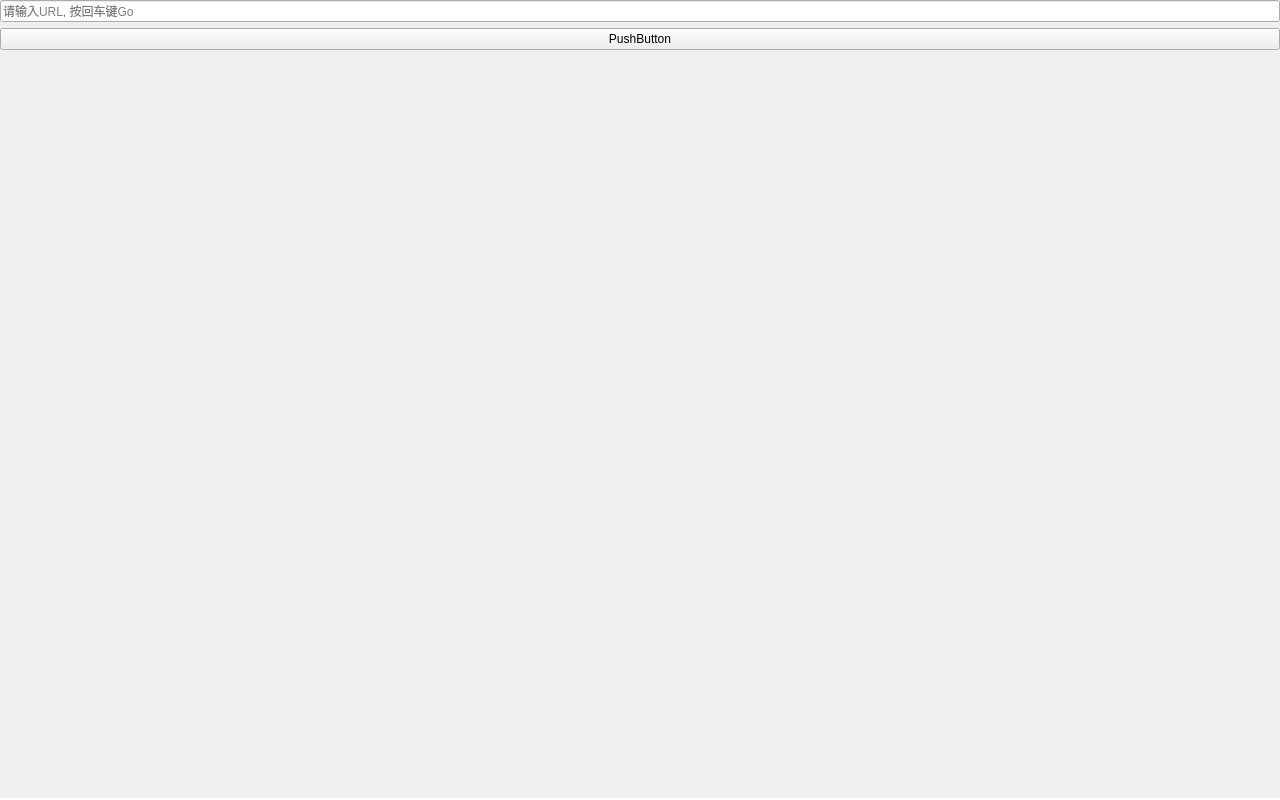
<?xml version="1.0" encoding="UTF-8"?>
<ui version="4.0">
 <class>runApp</class>
 <widget class="QWidget" name="runApp">
  <property name="geometry">
   <rect>
    <x>0</x>
    <y>0</y>
    <width>1280</width>
    <height>800</height>
   </rect>
  </property>
  <property name="windowTitle">
   <string>runApp</string>
  </property>
  <property name="styleSheet">
   <string notr="true">QProgressBar { border: 0px; } QProgressBar::chunk { background-color: #ff7f27; }</string>
  </property>
  <layout class="QVBoxLayout" name="verticalLayout_2">
   <property name="leftMargin">
    <number>0</number>
   </property>
   <property name="topMargin">
    <number>0</number>
   </property>
   <property name="rightMargin">
    <number>0</number>
   </property>
   <property name="bottomMargin">
    <number>0</number>
   </property>
   <item>
    <widget class="QLineEdit" name="lineEdit_Url">
     <property name="placeholderText">
      <string>请输入URL, 按回车键Go</string>
     </property>
     <property name="clearButtonEnabled">
      <bool>true</bool>
     </property>
    </widget>
   </item>
   <item>
    <widget class="QPushButton" name="pushButton">
     <property name="text">
      <string>PushButton</string>
     </property>
    </widget>
   </item>
   <item>
    <layout class="QVBoxLayout" name="verticalLayout">
     <property name="spacing">
      <number>0</number>
     </property>
     <item>
      <widget class="LWebView" name="webView" native="true"/>
     </item>
     <item>
      <widget class="QProgressBar" name="progressBar">
       <property name="minimumSize">
        <size>
         <width>0</width>
         <height>2</height>
        </size>
       </property>
       <property name="maximumSize">
        <size>
         <width>16777215</width>
         <height>2</height>
        </size>
       </property>
       <property name="value">
        <number>0</number>
       </property>
       <property name="textVisible">
        <bool>false</bool>
       </property>
      </widget>
     </item>
    </layout>
   </item>
  </layout>
 </widget>
 <customwidgets>
  <customwidget>
   <class>LWebView</class>
   <extends>QWidget</extends>
   <header location="global">LWebView/LWebView.h</header>
   <container>1</container>
  </customwidget>
 </customwidgets>
 <resources/>
 <connections/>
</ui>
